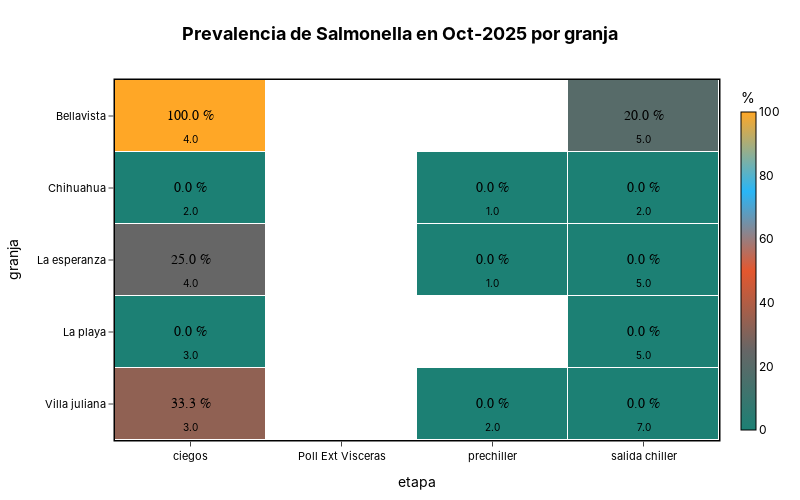
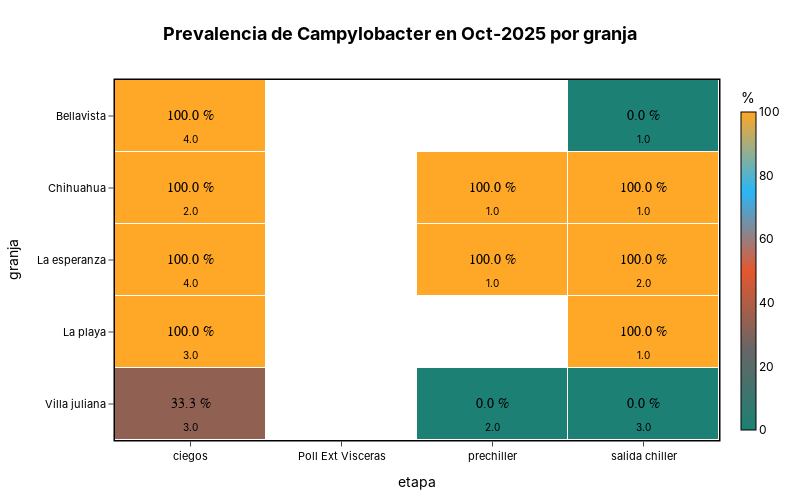

These figures' notebook cell, in order:
### Code cell
for microorganismo in microbiologia["microorganismo"].unique():
    cond_microorganismo = microbiologia["microorganismo"] == microorganismo
    cond_last_month = microbiologia["month"] == microbiologia["month"].max()

    last_month_microorganismo = microbiologia[cond_microorganismo & cond_last_month].groupby(["etapa", "granja"]).agg(
    prev=("have_micro", "mean"),
    result=('result', 'mean'),
    ph=('ph', 'mean'),
    orp=('orp', 'mean'),
    cloro=('cloro', 'mean'),
    n_analysis=('microorganismo', 'count')
    ).reset_index()
    last_month_microorganismo["prev"] = last_month_microorganismo["prev"] * 100

    f = plot_heatmap(
        df=last_month_microorganismo,
        x_col="etapa",
        y_col="granja",
        value_col="prev",
        secondary_col="n_analysis",
        secondary_aggfunc="sum",
        decimals_value=1,
        aggfunc="mean",
        x_order= ["ciegos", "Poll Ext Visceras", "prechiller", "salida chiller"],
        value_unit="%",
        unit_position="suffix",
        secondary_prefix="",
        #colorscale="Blues",
        title=f"<b>Prevalencia de {microorganismo} en {last_month} por granja</b>",
        show_secondary_labels=True,
        secondary_position="bottom",
        font_color="black",
        center_font_size=14,
        secondary_font_size=10,
        width=800,
        height=500,
        transparent_bg=True,
    )
    f.show()
    name = f"prev_last_month_{microorganismo}.html"
    print(name)
    s3.save_plotly_html(f, name)

### Figure 1 — Plotly figure (JSON) as saved in the notebook; plotly's stock layout.template omitted (floating-point values rounded to 4 significant figures)
{"data": [{"colorbar": {"outlinecolor": "black", "outlinewidth": 1, "thickness": 15, "tickfont": {"color": "black"}, "title": {"font": {"color": "black"}, "text": "%"}}, "colorscale": [[0, "#1C8074"], [0.25, "#666666"], [0.5, "#E4572E"], [0.75, "#29B6F6"], [1, "#FFA726"]], "customdata": [[4, null, null, 5], [2, null, 1, 2], [4, null, 1, 5], [3, null, null, 5], [3, null, 2, 7]], "hovertemplate": "<b>etapa:</b> %{x}<br><b>granja:</b> %{y}<br><b>prev:</b> %{text}<br><b>n_analysis:</b> %{customdata:.1f}<extra></extra>", "text": [["100.0 %", "", "", "20.0 %"], ["0.0 %", "", "0.0 %", "0.0 %"], ["25.0 %", "", "0.0 %", "0.0 %"], ["0.0 %", "", "", "0.0 %"], ["33.3 %", "", "0.0 %", "0.0 %"]], "type": "heatmap", "x": ["ciegos", "Poll Ext Visceras", "prechiller", "salida chiller"], "xgap": 1, "y": ["Bellavista", "Chihuahua", "La esperanza", "La playa", "Villa juliana"], "ygap": 1, "z": [[100, null, null, 20], [0, null, 0, 0], [25, null, 0, 0], [0, null, null, 0], [33.33, null, 0, 0]], "zmax": 100, "zmin": 0}], "layout": {"annotations": [{"font": {"color": "black", "family": "Arial", "size": 14}, "showarrow": false, "text": "100.0 %", "x": "ciegos", "y": "Bellavista"}, {"font": {"color": "black", "size": 10}, "showarrow": false, "text": "4.0", "x": "ciegos", "xanchor": "center", "xshift": 0, "y": "Bellavista", "yanchor": "top", "yshift": -15}, {"font": {"color": "black", "family": "Arial", "size": 14}, "showarrow": false, "text": "20.0 %", "x": "salida chiller", "y": "Bellavista"}, {"font": {"color": "black", "size": 10}, "showarrow": false, "text": "5.0", "x": "salida chiller", "xanchor": "center", "xshift": 0, "y": "Bellavista", "yanchor": "top", "yshift": -15}, {"font": {"color": "black", "family": "Arial", "size": 14}, "showarrow": false, "text": "0.0 %", "x": "ciegos", "y": "Chihuahua"}, {"font": {"color": "black", "size": 10}, "showarrow": false, "text": "2.0", "x": "ciegos", "xanchor": "center", "xshift": 0, "y": "Chihuahua", "yanchor": "top", "yshift": -15}, {"font": {"color": "black", "family": "Arial", "size": 14}, "showarrow": false, "text": "0.0 %", "x": "prechiller", "y": "Chihuahua"}, {"font": {"color": "black", "size": 10}, "showarrow": false, "text": "1.0", "x": "prechiller", "xanchor": "center", "xshift": 0, "y": "Chihuahua", "yanchor": "top", "yshift": -15}, {"font": {"color": "black", "family": "Arial", "size": 14}, "showarrow": false, "text": "0.0 %", "x": "salida chiller", "y": "Chihuahua"}, {"font": {"color": "black", "size": 10}, "showarrow": false, "text": "2.0", "x": "salida chiller", "xanchor": "center", "xshift": 0, "y": "Chihuahua", "yanchor": "top", "yshift": -15}, {"font": {"color": "black", "family": "Arial", "size": 14}, "showarrow": false, "text": "25.0 %", "x": "ciegos", "y": "La esperanza"}, {"font": {"color": "black", "size": 10}, "showarrow": false, "text": "4.0", "x": "ciegos", "xanchor": "center", "xshift": 0, "y": "La esperanza", "yanchor": "top", "yshift": -15}, {"font": {"color": "black", "family": "Arial", "size": 14}, "showarrow": false, "text": "0.0 %", "x": "prechiller", "y": "La esperanza"}, {"font": {"color": "black", "size": 10}, "showarrow": false, "text": "1.0", "x": "prechiller", "xanchor": "center", "xshift": 0, "y": "La esperanza", "yanchor": "top", "yshift": -15}, {"font": {"color": "black", "family": "Arial", "size": 14}, "showarrow": false, "text": "0.0 %", "x": "salida chiller", "y": "La esperanza"}, {"font": {"color": "black", "size": 10}, "showarrow": false, "text": "5.0", "x": "salida chiller", "xanchor": "center", "xshift": 0, "y": "La esperanza", "yanchor": "top", "yshift": -15}, {"font": {"color": "black", "family": "Arial", "size": 14}, "showarrow": false, "text": "0.0 %", "x": "ciegos", "y": "La playa"}, {"font": {"color": "black", "size": 10}, "showarrow": false, "text": "3.0", "x": "ciegos", "xanchor": "center", "xshift": 0, "y": "La playa", "yanchor": "top", "yshift": -15}, {"font": {"color": "black", "family": "Arial", "size": 14}, "showarrow": false, "text": "0.0 %", "x": "salida chiller", "y": "La playa"}, {"font": {"color": "black", "size": 10}, "showarrow": false, "text": "5.0", "x": "salida chiller", "xanchor": "center", "xshift": 0, "y": "La playa", "yanchor": "top", "yshift": -15}, {"font": {"color": "black", "family": "Arial", "size": 14}, "showarrow": false, "text": "33.3 %", "x": "ciegos", "y": "Villa juliana"}, {"font": {"color": "black", "size": 10}, "showarrow": false, "text": "3.0", "x": "ciegos", "xanchor": "center", "xshift": 0, "y": "Villa juliana", "yanchor": "top", "yshift": -15}, {"font": {"color": "black", "family": "Arial", "size": 14}, "showarrow": false, "text": "0.0 %", "x": "prechiller", "y": "Villa juliana"}, {"font": {"color": "black", "size": 10}, "showarrow": false, "text": "2.0", "x": "prechiller", "xanchor": "center", "xshift": 0, "y": "Villa juliana", "yanchor": "top", "yshift": -15}, {"font": {"color": "black", "family": "Arial", "size": 14}, "showarrow": false, "text": "0.0 %", "x": "salida chiller", "y": "Villa juliana"}, {"font": {"color": "black", "size": 10}, "showarrow": false, "text": "7.0", "x": "salida chiller", "xanchor": "center", "xshift": 0, "y": "Villa juliana", "yanchor": "top", "yshift": -15}], "font": {"color": "black", "family": "Inter, Arial, sans-serif"}, "height": 500, "margin": {"b": 60, "l": 60, "r": 60, "t": 80}, "paper_bgcolor": "rgba(0,0,0,0)", "plot_bgcolor": "rgba(0,0,0,0)", "title": {"font": {"color": "black", "size": 18}, "text": "<b><b>Prevalencia de Salmonella en Oct-2025 por granja</b><b>", "x": 0.5}, "width": 800, "xaxis": {"gridcolor": "rgba(0,0,0,0)", "linecolor": "black", "linewidth": 1.5, "mirror": true, "showline": true, "side": "bottom", "tickfont": {"color": "black", "size": 11}, "ticklen": 5, "ticks": "outside", "title": {"text": "etapa"}}, "yaxis": {"autorange": "reversed", "gridcolor": "rgba(0,0,0,0)", "linecolor": "black", "linewidth": 1.5, "mirror": true, "showline": true, "tickfont": {"color": "black", "size": 11}, "ticklen": 5, "ticks": "outside", "title": {"text": "granja"}}}}

### Figure 2 — Plotly figure (JSON) as saved in the notebook; plotly's stock layout.template omitted (floating-point values rounded to 4 significant figures)
{"data": [{"colorbar": {"outlinecolor": "black", "outlinewidth": 1, "thickness": 15, "tickfont": {"color": "black"}, "title": {"font": {"color": "black"}, "text": "%"}}, "colorscale": [[0, "#1C8074"], [0.25, "#666666"], [0.5, "#E4572E"], [0.75, "#29B6F6"], [1, "#FFA726"]], "customdata": [[4, null, null, 1], [2, null, 1, 1], [4, null, 1, 2], [3, null, null, 1], [3, null, 2, 3]], "hovertemplate": "<b>etapa:</b> %{x}<br><b>granja:</b> %{y}<br><b>prev:</b> %{text}<br><b>n_analysis:</b> %{customdata:.1f}<extra></extra>", "text": [["100.0 %", "", "", "0.0 %"], ["100.0 %", "", "100.0 %", "100.0 %"], ["100.0 %", "", "100.0 %", "100.0 %"], ["100.0 %", "", "", "100.0 %"], ["33.3 %", "", "0.0 %", "0.0 %"]], "type": "heatmap", "x": ["ciegos", "Poll Ext Visceras", "prechiller", "salida chiller"], "xgap": 1, "y": ["Bellavista", "Chihuahua", "La esperanza", "La playa", "Villa juliana"], "ygap": 1, "z": [[100, null, null, 0], [100, null, 100, 100], [100, null, 100, 100], [100, null, null, 100], [33.33, null, 0, 0]], "zmax": 100, "zmin": 0}], "layout": {"annotations": [{"font": {"color": "black", "family": "Arial", "size": 14}, "showarrow": false, "text": "100.0 %", "x": "ciegos", "y": "Bellavista"}, {"font": {"color": "black", "size": 10}, "showarrow": false, "text": "4.0", "x": "ciegos", "xanchor": "center", "xshift": 0, "y": "Bellavista", "yanchor": "top", "yshift": -15}, {"font": {"color": "black", "family": "Arial", "size": 14}, "showarrow": false, "text": "0.0 %", "x": "salida chiller", "y": "Bellavista"}, {"font": {"color": "black", "size": 10}, "showarrow": false, "text": "1.0", "x": "salida chiller", "xanchor": "center", "xshift": 0, "y": "Bellavista", "yanchor": "top", "yshift": -15}, {"font": {"color": "black", "family": "Arial", "size": 14}, "showarrow": false, "text": "100.0 %", "x": "ciegos", "y": "Chihuahua"}, {"font": {"color": "black", "size": 10}, "showarrow": false, "text": "2.0", "x": "ciegos", "xanchor": "center", "xshift": 0, "y": "Chihuahua", "yanchor": "top", "yshift": -15}, {"font": {"color": "black", "family": "Arial", "size": 14}, "showarrow": false, "text": "100.0 %", "x": "prechiller", "y": "Chihuahua"}, {"font": {"color": "black", "size": 10}, "showarrow": false, "text": "1.0", "x": "prechiller", "xanchor": "center", "xshift": 0, "y": "Chihuahua", "yanchor": "top", "yshift": -15}, {"font": {"color": "black", "family": "Arial", "size": 14}, "showarrow": false, "text": "100.0 %", "x": "salida chiller", "y": "Chihuahua"}, {"font": {"color": "black", "size": 10}, "showarrow": false, "text": "1.0", "x": "salida chiller", "xanchor": "center", "xshift": 0, "y": "Chihuahua", "yanchor": "top", "yshift": -15}, {"font": {"color": "black", "family": "Arial", "size": 14}, "showarrow": false, "text": "100.0 %", "x": "ciegos", "y": "La esperanza"}, {"font": {"color": "black", "size": 10}, "showarrow": false, "text": "4.0", "x": "ciegos", "xanchor": "center", "xshift": 0, "y": "La esperanza", "yanchor": "top", "yshift": -15}, {"font": {"color": "black", "family": "Arial", "size": 14}, "showarrow": false, "text": "100.0 %", "x": "prechiller", "y": "La esperanza"}, {"font": {"color": "black", "size": 10}, "showarrow": false, "text": "1.0", "x": "prechiller", "xanchor": "center", "xshift": 0, "y": "La esperanza", "yanchor": "top", "yshift": -15}, {"font": {"color": "black", "family": "Arial", "size": 14}, "showarrow": false, "text": "100.0 %", "x": "salida chiller", "y": "La esperanza"}, {"font": {"color": "black", "size": 10}, "showarrow": false, "text": "2.0", "x": "salida chiller", "xanchor": "center", "xshift": 0, "y": "La esperanza", "yanchor": "top", "yshift": -15}, {"font": {"color": "black", "family": "Arial", "size": 14}, "showarrow": false, "text": "100.0 %", "x": "ciegos", "y": "La playa"}, {"font": {"color": "black", "size": 10}, "showarrow": false, "text": "3.0", "x": "ciegos", "xanchor": "center", "xshift": 0, "y": "La playa", "yanchor": "top", "yshift": -15}, {"font": {"color": "black", "family": "Arial", "size": 14}, "showarrow": false, "text": "100.0 %", "x": "salida chiller", "y": "La playa"}, {"font": {"color": "black", "size": 10}, "showarrow": false, "text": "1.0", "x": "salida chiller", "xanchor": "center", "xshift": 0, "y": "La playa", "yanchor": "top", "yshift": -15}, {"font": {"color": "black", "family": "Arial", "size": 14}, "showarrow": false, "text": "33.3 %", "x": "ciegos", "y": "Villa juliana"}, {"font": {"color": "black", "size": 10}, "showarrow": false, "text": "3.0", "x": "ciegos", "xanchor": "center", "xshift": 0, "y": "Villa juliana", "yanchor": "top", "yshift": -15}, {"font": {"color": "black", "family": "Arial", "size": 14}, "showarrow": false, "text": "0.0 %", "x": "prechiller", "y": "Villa juliana"}, {"font": {"color": "black", "size": 10}, "showarrow": false, "text": "2.0", "x": "prechiller", "xanchor": "center", "xshift": 0, "y": "Villa juliana", "yanchor": "top", "yshift": -15}, {"font": {"color": "black", "family": "Arial", "size": 14}, "showarrow": false, "text": "0.0 %", "x": "salida chiller", "y": "Villa juliana"}, {"font": {"color": "black", "size": 10}, "showarrow": false, "text": "3.0", "x": "salida chiller", "xanchor": "center", "xshift": 0, "y": "Villa juliana", "yanchor": "top", "yshift": -15}], "font": {"color": "black", "family": "Inter, Arial, sans-serif"}, "height": 500, "margin": {"b": 60, "l": 60, "r": 60, "t": 80}, "paper_bgcolor": "rgba(0,0,0,0)", "plot_bgcolor": "rgba(0,0,0,0)", "title": {"font": {"color": "black", "size": 18}, "text": "<b><b>Prevalencia de Campylobacter en Oct-2025 por granja</b><b>", "x": 0.5}, "width": 800, "xaxis": {"gridcolor": "rgba(0,0,0,0)", "linecolor": "black", "linewidth": 1.5, "mirror": true, "showline": true, "side": "bottom", "tickfont": {"color": "black", "size": 11}, "ticklen": 5, "ticks": "outside", "title": {"text": "etapa"}}, "yaxis": {"autorange": "reversed", "gridcolor": "rgba(0,0,0,0)", "linecolor": "black", "linewidth": 1.5, "mirror": true, "showline": true, "tickfont": {"color": "black", "size": 11}, "ticklen": 5, "ticks": "outside", "title": {"text": "granja"}}}}
